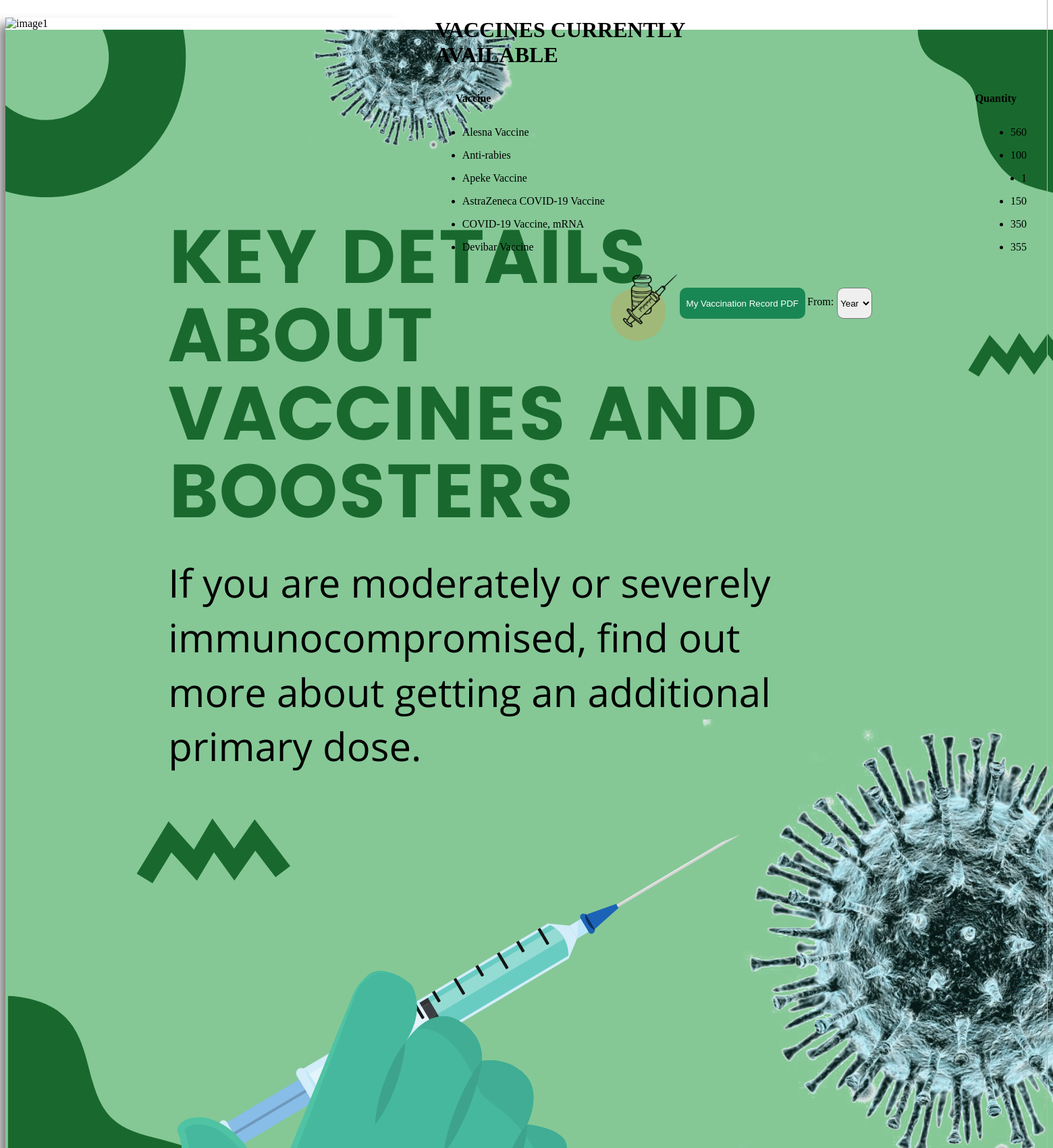
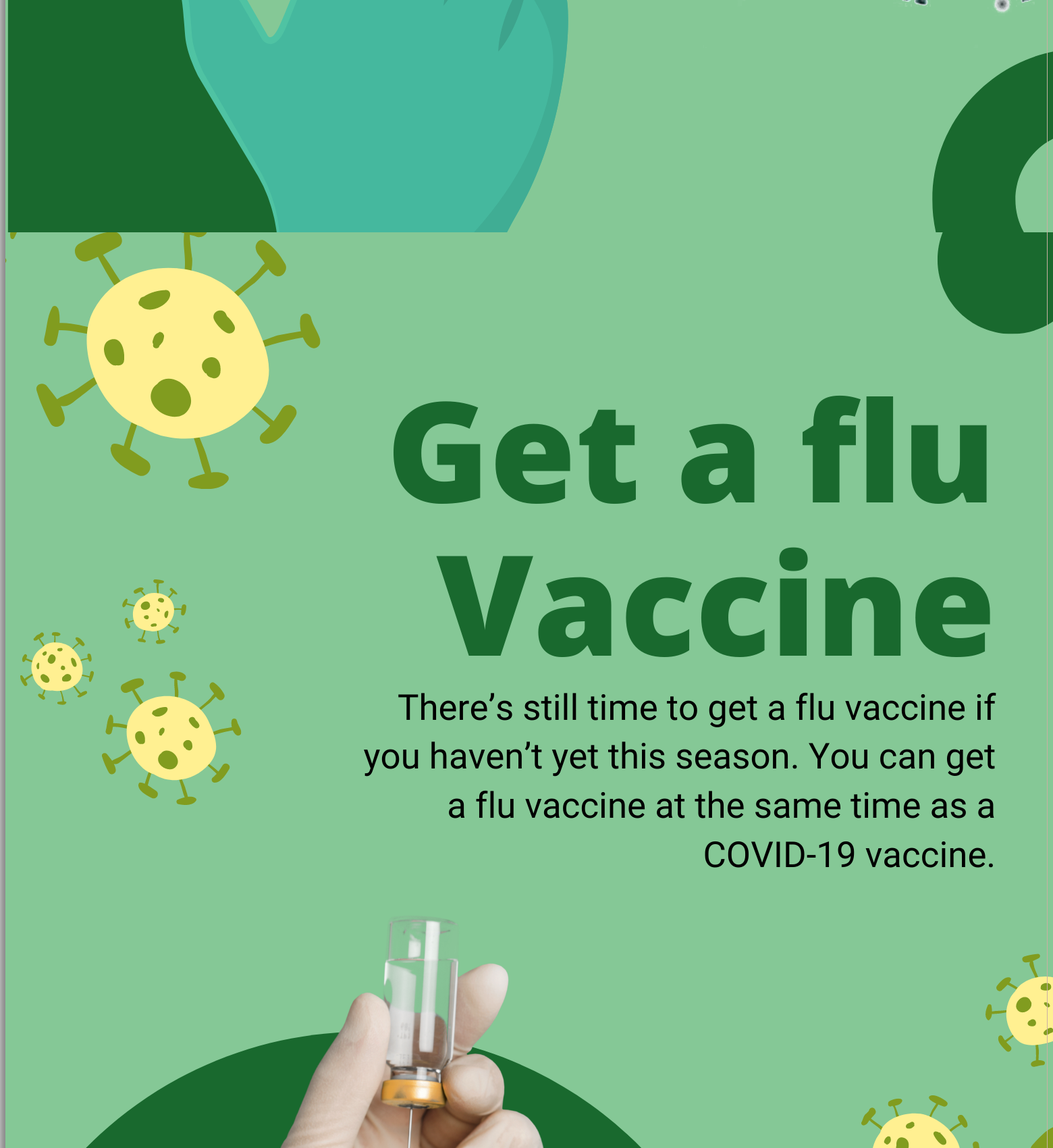
Screenshot of /php_components/userIndex.php (upper part) with the database file from the repository (2 pictures, top to bottom).
### tables this page shows
CREATE TABLE `vaccines` (
  `id` bigint(20) NOT NULL,
  `vacc_code` bigint(20) NOT NULL,
  `vacc_administration_code` varchar(100) NOT NULL,
  `manufacturer` varchar(100) NOT NULL,
  `vacc_name` varchar(100) NOT NULL,
  `quantity` bigint(20) NOT NULL,
  `ndc10` varchar(20) NOT NULL,
  `ndc11` varchar(100) NOT NULL,
  `arrival_date` date NOT NULL,
  `expiry_date` date NOT NULL
);

### php_components/userIndex.php (the view, shortened to what this page needs)
<div class="container" style="display: flex; margin-top: -30px;">
  <div class="left" style="float: left; width: 38%;">
    <div id="carouselIndicators" class="carousel slide" data-ride="true">
      <div class="carousel-inner">
        <div class="carousel-item active">
          <img src="../images/poster1.png" class="d-block w-100" alt="image1" id="poster">
        </div>
        <div class="carousel-item">
          <img src="../images/poster2.png" class="d-block w-100" alt="image2" id="poster">
        </div>
        <div class="carousel-item">
          <img src="../images/poster3.png" class="d-block w-100" alt="image3" id="poster">
        </div>
      </div>
    </div>
  </div>
  <div class="right" style="float: right; width: 62%; margin-left: 50px;">
    <h1 style="font-family: catchy wager; margin-top: 30px;">VACCINES CURRENTLY<br>AVAILABLE</h1>
    <div style="display: flex; justify-content: space-between;">
        <p style="margin-left: 30px;"><b>Vaccine</b></p>
        <p style="padding-right: 45px;"><b>Quantity</b></p>
    </div>
    <div style="display: flex; flex-direction: column; height: 200px;">
      <div style="overflow-y: scroll; flex: 1;">
        <?php
          $database = new Connection();
          $db = $database->open();
          $sql = 'SELECT * FROM vaccines ORDER BY vacc_name';
          foreach ($db->query($sql) as $row) {
            $vacc_name = $row['vacc_name'];
            $quantity = $row['quantity'];
            if($quantity != 0) {
              echo '<ul style="display: flex; justify-content: space-between;">';
              echo '<li>'.$vacc_name.'</li>';
              echo '<li id="quan">'.$quantity.'</li>';
              echo '</ul>';
            }
          }
        ?>
      </div>
    </div>
    <div class="syringe">
      <img src="../images/syringe.png" width="100px" height="100px">
      <form method="POST" id="selectForm" action="../php_components/userVaccinationRecords.php?id=<?php echo $user_data['id']; ?>" target="_blank">
        <input type="submit" value="My Vaccination Record PDF" class="btnForm">
        <label for="year-select" id="selectLabel" style="padding-left: 3px; padding-top: 12px;">From:</label>
        <select id="year-select" name="year" class="form-select" aria-label="Default select example">
          <option selected value=''>Year</option>
        </select>
      </form>
    </div>
  </div>
</div>

### php_components/userIndex.php (style rules this page uses)
#carouselIndicators { box-shadow: -10px 10px 14px 0px rgba(0,0,0,0.49); -webkit-box-shadow: -10px 10px 14px 0px rgba(0,0,0,0.49); -moz-box-shadow: -10px 10px 14px 0px rgba(0,0,0,0.49); margin-top: 30px; }
.btnForm { background-color: #198754; padding: 10px; border-radius: 10px; color: white; text-decoration: none; border: none; }
.right { border-right: 1.5px solid #cab0a3; }
.syringe { margin-top: 20px; display: flex; justify-content: center; align-items: center; }
#quan { padding-right: 30px; }
#selectForm { margin-left: 3px; padding-bottom: 32px; display: flex; padding-top: 35px; }
#selectLabel { padding-right: 5px; }
.form-select { height: 46px; border-radius: 10px; }

### rows the page displays
vaccines: vacc_name "Alesna Vaccine", quantity "560"
vaccines: vacc_name "Anti-rabies", quantity "100"
vaccines: vacc_name "Apeke Vaccine", quantity "1"
vaccines: vacc_name "AstraZeneca COVID-19 Vaccine", quantity "150"
vaccines: vacc_name "COVID-19 Vaccine, mRNA", quantity "350"
vaccines: vacc_name "Devibar Vaccine", quantity "355"
